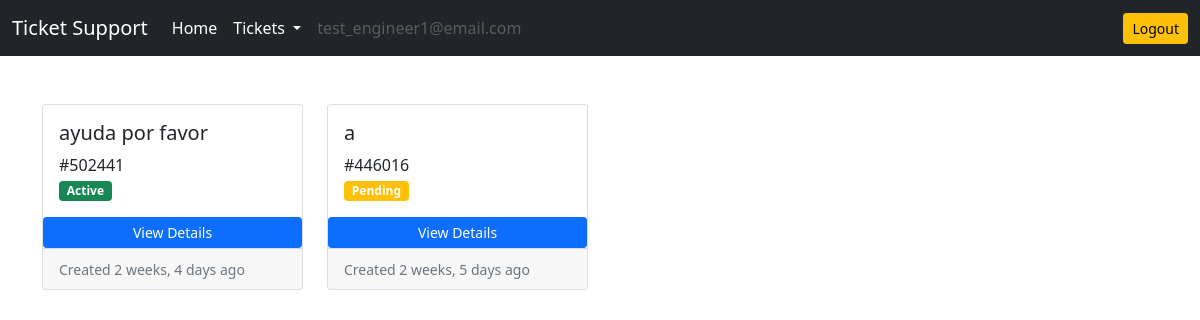
Screenshot of /ticket/engineer-active-tickets/ (signed in) with the database file from the repository.
### accounts/models.py (models this page shows)
class User(AbstractUser):
    is_customer = models.BooleanField(default=False)
    is_engineer = models.BooleanField(default=False)
    email = models.EmailField(unique=True)

### ticket/models.py (models this page shows)
class Ticket(models.Model):
    customer = models.ForeignKey(User, on_delete=models.CASCADE)
    engineer = models.ForeignKey(User, on_delete=models.DO_NOTHING, related_name='engineer', null=True, blank=True)
    ticket_id = models.CharField(max_length=15, unique=True)
    ticket_title = models.CharField(max_length=50)
    ticket_description = models.TextField()
    status = models.CharField(max_length=20, choices=(('Active','Active'),('Pending','Pending'),('Resolved','Resolved')), default='Pending')
    created_on = models.DateTimeField(auto_now_add=True)
    last_modified = models.DateTimeField(auto_now=True)
    is_resolved = models.BooleanField(default=False)
    severity = models.CharField(max_length=5, choices=(('1','1'),('2','2'),('3','3')), null=True, blank=True)
    is_assigned_to_engineer = models.BooleanField(default=False)
    resolution_steps = models.TextField(blank=True, null=True)

### ticket/views.py (the view)
# urls.py: path('engineer-active-tickets/', views.engineer_active_tickets, name='engineer-active-tickets'),
def engineer_active_tickets(request):
    tickets = Ticket.objects.filter(engineer=request.user, is_resolved=False).order_by('-created_on')
    context = {'tickets':tickets}
    return render(request, 'ticket/engineer_active_tickets.html', context)

### templates/ticket/engineer_active_tickets.html
{% extends 'base.html' %}
{% load static %}
{% load humanize %}
{% block content %}
<div class="row row-cols-1 row-cols-md-4 g-4">
    {% for ticket in tickets %}
    <div class="col">
        <div class="card h-100">
            <div class="card-body">
                <h5 class="card-title">{{ticket.ticket_title}}</h5>
                <p class="card-text">
                    #{{ticket.ticket_id}} <br>
                    {% if ticket.status == 'Pending' %}
                    <span class="badge bg-warning">Pending</span>
                    {% elif ticket.status == 'Active' %}
                    <span class="badge bg-success">Active</span>
                    {% elif ticket.status == 'Resolved' %}
                    <span class="badge bg-danger">Resolved</span>
                    {% endif %}
                </p>
            </div>
            <a href="{% url 'ticket-details' ticket.ticket_id %}" class="btn btn-primary btn-sm">View Details</a>
            <div class="card-footer">
                <small class="text-muted">Created {{ticket.created_on|naturaltime}}</small>
            </div>
        </div>
    </div>
    {% endfor %}
</div>
{% endblock content %}

### templates/base.html (shortened to what this page needs)
<!doctype html>
<html lang="en">
<head>
    <link rel="stylesheet" href="https://cdn.jsdelivr.net/npm/bootstrap@5.0.2/dist/css/bootstrap.min.css"
>
</head>
<body>
    <nav class="navbar navbar-expand-lg navbar-dark bg-dark">
        <div class="container-fluid">
            <a class="navbar-brand" href="/">Ticket Support</a>
            <div class="collapse navbar-collapse" id="navbarSupportedContent">
                <ul class="navbar-nav me-auto mb-2 mb-lg-0">
                    <li class="nav-item">
                        <a class="nav-link active" aria-current="page" href="/">Home</a>
                    </li>
                    {% if request.user.is_customer %}
                    <li class="nav-item dropdown">
                        <a class="nav-link active dropdown-toggle" href="#" id="navbarDropdown" role="button"
                            data-bs-toggle="dropdown" aria-expanded="false">
                            Tickets
                        </a>
                        <ul class="dropdown-menu" aria-labelledby="navbarDropdown">
                            <li><a class="dropdown-item" href="{% url 'customer-active-tickets' %}">Active Tickets</a></li>
                            <li><a class="dropdown-item" href="{% url 'customer-resolved-tickets' %}">Resolved Tickets </a></li>
                            <li>
                                <hr class="dropdown-divider">
                            </li>
                            <li><a class="dropdown-item" href="#">Settings - WIP</a></li>
                        </ul>
                    </li>
                    {% elif request.user.is_engineer %}
                    <li class="nav-item dropdown">
                        <a class="nav-link active dropdown-toggle" href="#" id="navbarDropdown" role="button"
                            data-bs-toggle="dropdown" aria-expanded="false">
                            Tickets
                        </a>
                    </li>
                    {% endif %}
                    {% if request.user.is_authenticated %}
                    <li class="nav-item">
                        <a class="nav-link disabled" href="#" tableindex="-1" aria-disabled="true">{{request.user.email}}</a>
                    </li>
                    {% endif %}
                </ul>
                <a href="{% url 'logout' %}" class="btn btn-warning btn-sm">Logout</a>
            </div>
        </div>
    </nav>
    <div class="container mt-5">
        {% block content %}
        {% endblock content %}
    </div>
</body>
</html>

### rows the page displays
User: user.email "test_engineer1@email.com"
Ticket: ticket_title "ayuda por favor", ticket_id "502441", status "Active", created_on "2 weeks, 4 days ago"
Ticket: ticket_title "a", ticket_id "446016", status "Pending", created_on "2 weeks, 5 days ago"
